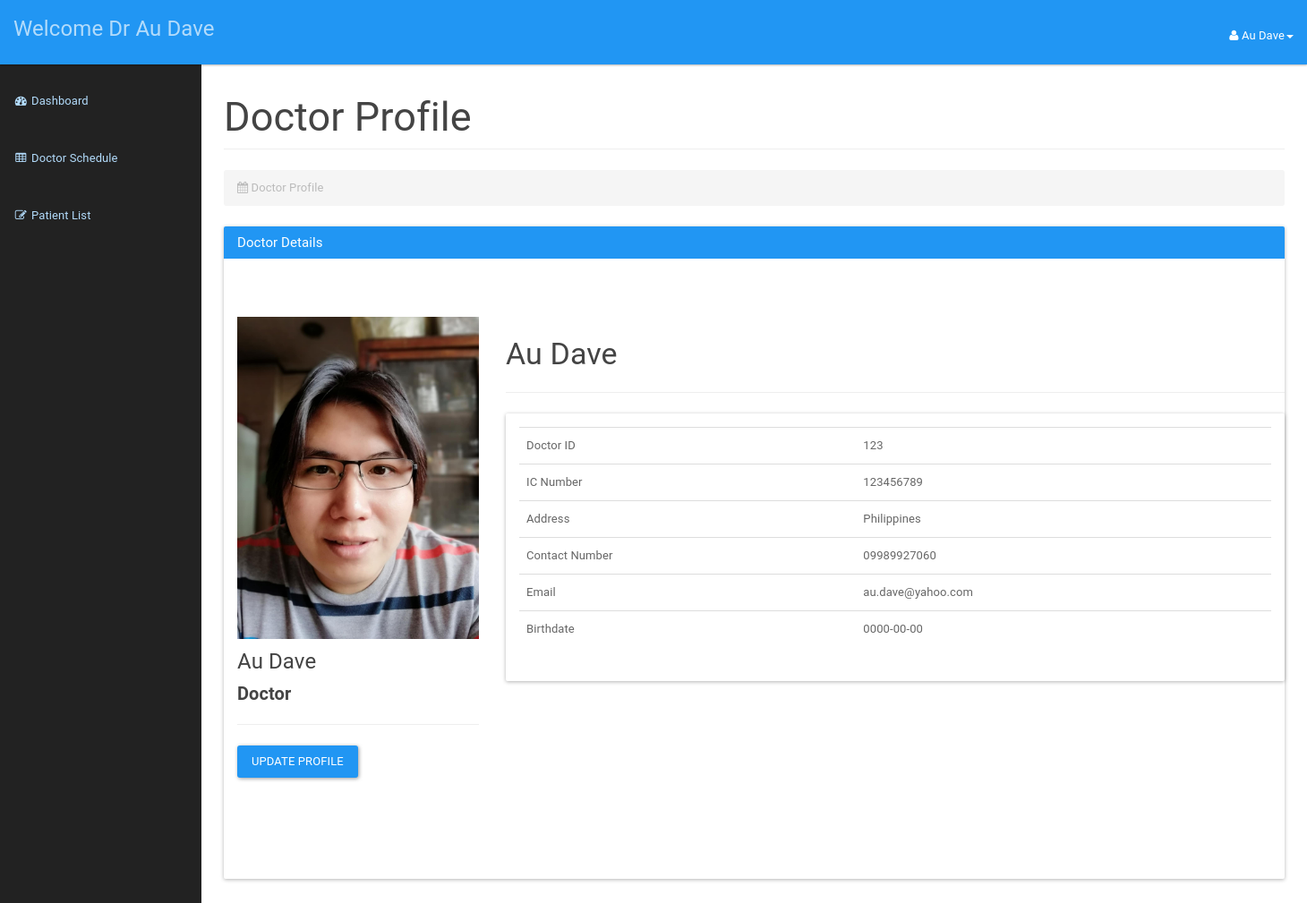
/doctor/doctorprofile.php (signed in), run on the app's committed database.
### tables this page shows
CREATE TABLE IF NOT EXISTS `doctor` (
  `icDoctor` bigint(12) NOT NULL,
  `password` varchar(20) NOT NULL,
  `doctorId` int(3) NOT NULL,
  `doctorFirstName` varchar(50) NOT NULL,
  `doctorLastName` varchar(50) NOT NULL,
  `doctorAddress` varchar(100) NOT NULL,
  `doctorPhone` varchar(15) NOT NULL,
  `doctorEmail` varchar(20) NOT NULL,
  `doctorDOB` date NOT NULL
);

### doctor/doctorprofile.php (the view, shortened to what this page needs)
<?php
include_once '../assets/conn/dbconnect.php';
$usersession = $_SESSION['doctorSession'];
$res=mysqli_query($con,"SELECT * FROM doctor WHERE doctorId=".$usersession);
$userRow=mysqli_fetch_array($res,MYSQLI_ASSOC);
?>
<!DOCTYPE html>
<html lang="en">
    <head>
        <link href="assets/css/material.css" rel="stylesheet">
        <link href="assets/css/sb-admin.css" rel="stylesheet">
        <link href="assets/css/time/bootstrap-clockpicker.css" rel="stylesheet">
        <link href="assets/css/style.css" rel="stylesheet">
        <link href="assets/font-awesome/css/font-awesome.css" rel="stylesheet">
    </head>
    <body>
        <div id="wrapper">
            <nav class="navbar navbar-inverse navbar-fixed-top" role="navigation">
                <div class="navbar-header">
                    <a class="navbar-brand" href="doctordashboard.php">Welcome Dr <?php echo $userRow['doctorFirstName'];?> <?php echo $userRow['doctorLastName'];?></a>
                </div>
                <ul class="nav navbar-right top-nav">
                    <li class="dropdown">
                        <a href="#" class="dropdown-toggle" data-toggle="dropdown"><i class="fa fa-user"></i> <?php echo $userRow['doctorFirstName']; ?> <?php echo $userRow['doctorLastName']; ?><b class="caret"></b></a>
                    </li>
                </ul>
                <div class="collapse navbar-collapse navbar-ex1-collapse">
                    <ul class="nav navbar-nav side-nav">
                         <li>
                            <a href="doctordashboard.php"><i class="fa fa-fw fa-dashboard"></i> Dashboard</a>
                        </li>
                        <li>
                            <a href="addschedule.php"><i class="fa fa-fw fa-table"></i> Doctor Schedule</a>
                        </li>
                        <li>
                            <a href="patientlist.php"><i class="fa fa-fw fa-edit"></i> Patient List</a>
                        </li>
                    </ul>
                </div>
            </nav>
            <div id="page-wrapper">
                <div class="container-fluid">
                    <div class="row">
                        <div class="col-lg-12">
                            <h2 class="page-header">
                            Doctor Profile
                            </h2>
                            <ol class="breadcrumb">
                                <li class="active">
                                    <i class="fa fa-calendar"></i> Doctor Profile
                                </li>
                            </ol>
                        </div>
                    </div>
                    <div class="panel panel-primary">
                        <div class="panel-heading">
                            <h3 class="panel-title">Doctor Details</h3>
                        </div>
                        <div class="panel-body">
                          <div class="container">
            <section style="padding-bottom: 50px; padding-top: 50px;">
                <div class="row">
                    <div class="row">
                        <div class="col-md-3 col-sm-3">
                            <div class="user-wrapper">
                                <img src="assets/img/12.jpg" class="img-responsive" />
                                <div class="description">
                                    <h4><?php echo $userRow['doctorFirstName']; ?> <?php echo $userRow['doctorLastName']; ?></h4>
                                    <h5> <strong> Doctor </strong></h5>
                                    <hr />
                                    <button type="button" class="btn btn-primary" data-toggle="modal" data-target="#myModal">Update Profile</button>
                                </div>
                            </div>
                        </div>
                        <div class="col-md-9 col-sm-9  user-wrapper">
                            <div class="description">
                                <h3> <?php echo $userRow['doctorFirstName']; ?> <?php echo $userRow['doctorLastName']; ?> </h3>
                                <hr />
                                <div class="panel panel-default">
                                    <div class="panel-body">
                                        <table class="table table-user-information" align="center">
                                            <tbody>
                                                <tr>
                                                    <td>Doctor ID</td>
                                                    <td><?php echo $userRow['doctorId']; ?></td>
                                                </tr>
                                                <tr>
                                                    <td>IC Number</td>
                                                    <td><?php echo $userRow['icDoctor']; ?></td>
                                                </tr>
                                                <tr>
                                                    <td>Address</td>
                                                    <td><?php echo $userRow['doctorAddress']; ?></td>
                                                </tr>
                                                <tr>
                                                    <td>Contact Number</td>
                                                    <td><?php echo $userRow['doctorPhone']; ?>
                                                    </td>
                                                </tr>
                                                <tr>
                                                    <td>Email</td>
                                                    <td><?php echo $userRow['doctorEmail']; ?>
                                                    </td>
                                                </tr>
                                                <tr>
                                                    <td>Birthdate</td>
                                                    <td><?php echo $userRow['doctorDOB']; ?>
                                                    </td>
                                                </tr>
                                            </tbody>
                                        </table>
                                    </div>
                                </div>
                            </div>
                        </div>
                    </div>
                    <div class="col-md-4">
                            <br /><br/>
                        </div>
                    </div>
                        </div>
                    </div>
                </div>
            </div>
    </body>
</html>

### doctor/assets/css/sb-admin.css (style rules this page uses)
body { margin-top: 100px; background-color: #222; }
@media (min-width:768px) { body { margin-top: 50px; } }
#wrapper { padding-left: 0; }
#page-wrapper { min-height: 900px !important; width: 100%; padding: 0; background-color: #fff; }
@media (min-width:768px) { #wrapper { padding-left: 225px; } }
@media (min-width:768px) { #page-wrapper { padding: 10px; } }
.top-nav { padding: 0 15px; }
.top-nav>li { display: inline-block; float: left; }
.top-nav>li>a { padding-top: 17px; padding-bottom: 10px; line-height: 45px; color: white; }
@media (min-width:768px) { .side-nav { position: fixed; top: 80px; left: 225px; width: 225px; margin-left: -225px; border: none; border-radius: 0; overflow-y: auto; background-color: #222; bottom: 0; overflow-x: hidden; padding-bottom: 40px; } }
@media (min-width:768px) { .side-nav>li>a { width: 225px; } }

### data on the page
doctor: doctorFirstName "Au", doctorLastName "Dave", doctorId "123", icDoctor "123456789", doctorAddress "Philippines", doctorPhone "09989927060", doctorEmail "au.dave@yahoo.com", doctorDOB "0000-00-00"
